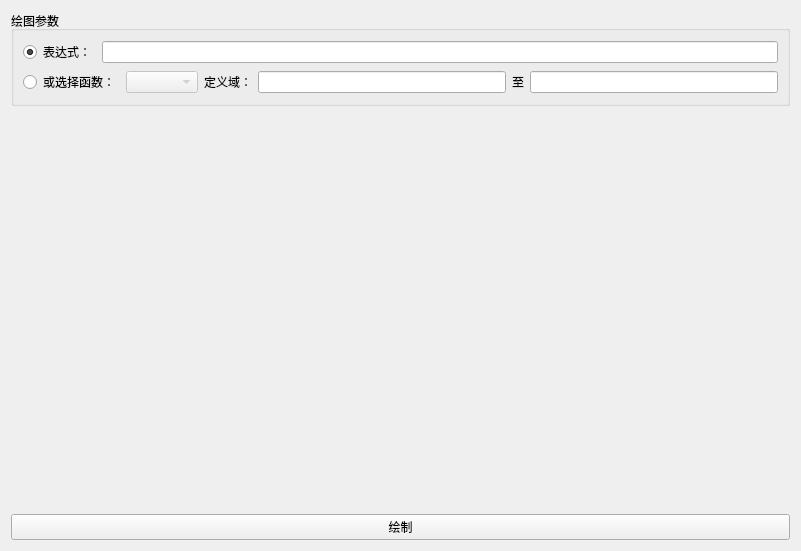
<?xml version="1.0" encoding="UTF-8"?>
<ui version="4.0">
 <class>huitu_hanshu</class>
 <widget class="QWidget" name="huitu_hanshu">
  <property name="geometry">
   <rect>
    <x>0</x>
    <y>0</y>
    <width>801</width>
    <height>551</height>
   </rect>
  </property>
  <property name="windowTitle">
   <string>Form</string>
  </property>
  <layout class="QGridLayout" name="gridLayout" rowstretch="1,5,0">
   <item row="0" column="0">
    <widget class="QGroupBox" name="groupBox">
     <property name="title">
      <string>绘图参数</string>
     </property>
     <layout class="QGridLayout" name="gridLayout_2">
      <item row="0" column="0">
       <widget class="QRadioButton" name="huitu_hanshu_biaodashi_radio">
        <property name="text">
         <string>表达式：</string>
        </property>
        <property name="checked">
         <bool>true</bool>
        </property>
       </widget>
      </item>
      <item row="0" column="1" colspan="6">
       <widget class="QLineEdit" name="huitu_hanshu_biaodashi"/>
      </item>
      <item row="1" column="0" colspan="2">
       <widget class="QRadioButton" name="huitu_hanshu_hanshu_radio">
        <property name="text">
         <string>或选择函数：</string>
        </property>
       </widget>
      </item>
      <item row="1" column="2">
       <widget class="QComboBox" name="huitu_hanshu_hanshu">
        <property name="enabled">
         <bool>false</bool>
        </property>
       </widget>
      </item>
      <item row="1" column="3">
       <widget class="QLabel" name="label">
        <property name="text">
         <string>定义域：</string>
        </property>
       </widget>
      </item>
      <item row="1" column="4">
       <widget class="QLineEdit" name="huitu_hanshu_dingyiyu_left"/>
      </item>
      <item row="1" column="5">
       <widget class="QLabel" name="label_2">
        <property name="text">
         <string>至</string>
        </property>
        <property name="alignment">
         <set>Qt::AlignmentFlag::AlignCenter</set>
        </property>
       </widget>
      </item>
      <item row="1" column="6">
       <widget class="QLineEdit" name="huitu_hanshu_dingyiyu_right"/>
      </item>
     </layout>
    </widget>
   </item>
   <item row="1" column="0">
    <widget class="QWidget" name="huitu_hanshu_huitu" native="true"/>
   </item>
   <item row="2" column="0">
    <widget class="QPushButton" name="huitu_hanshu_huizhi">
     <property name="text">
      <string>绘制</string>
     </property>
    </widget>
   </item>
  </layout>
 </widget>
 <resources/>
 <connections/>
</ui>
